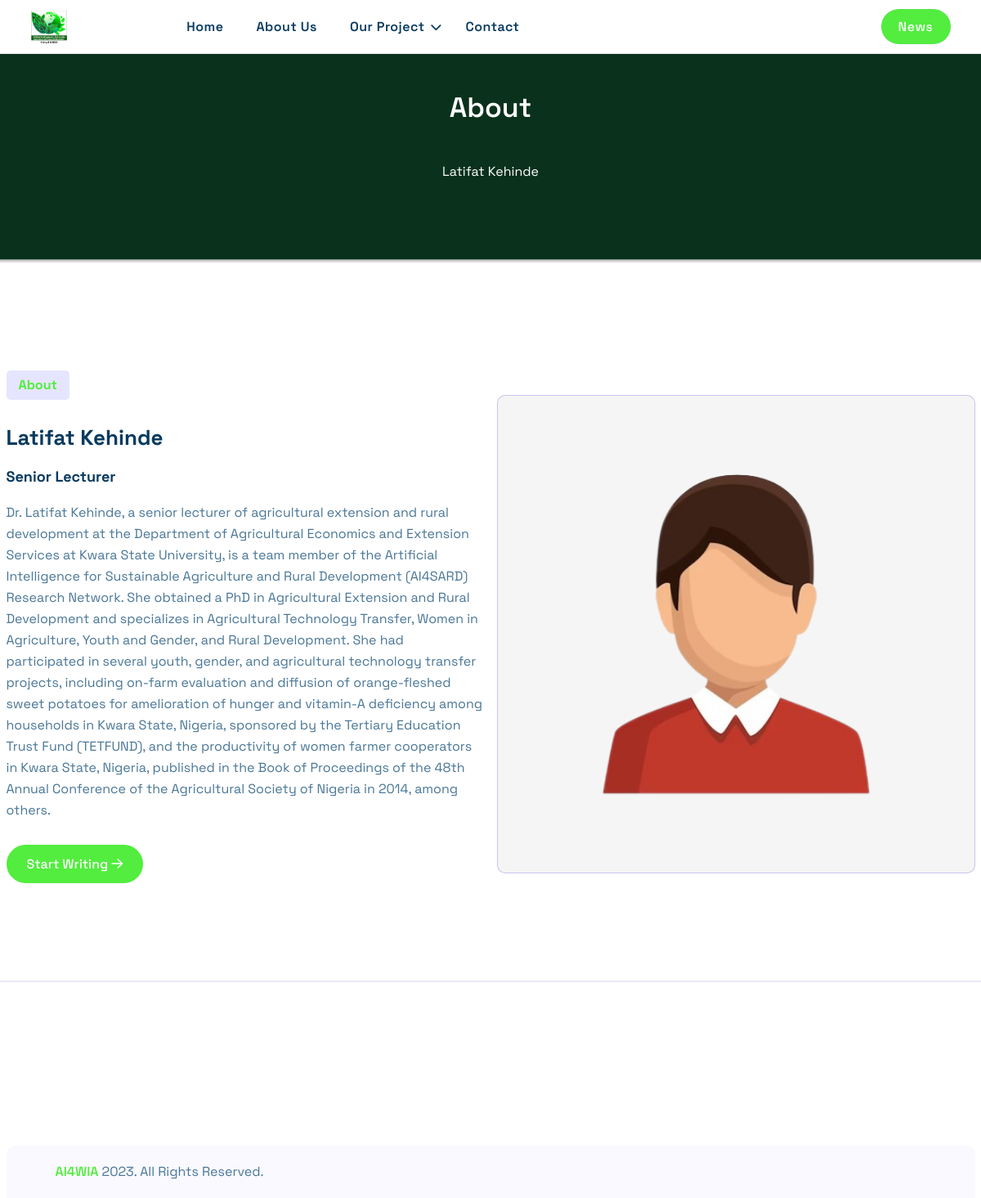
The page /team_details.php?id=2 on the database its author committed.
### tables this page shows
CREATE TABLE `teams` (
  `id` int NOT NULL,
  `name` varchar(200) DEFAULT NULL,
  `position` varchar(200) DEFAULT NULL,
  `bio` mediumtext,
  `image` varchar(1000) DEFAULT NULL,
  `ceated_at` timestamp NOT NULL DEFAULT CURRENT_TIMESTAMP,
  `updated_at` timestamp NOT NULL DEFAULT CURRENT_TIMESTAMP
);

### team_details.php (the view, shortened to what this page needs)
<?php
include 'config/database.php';
$id = $_GET['id'];
$teams = mysqli_query($connect, "SELECT * FROM teams WHERE id = '$id' ");
$team_row = mysqli_fetch_array($teams);
?>
<!DOCTYPE html>
<html lang="en">
<head>
    <link rel="stylesheet preload" href="assets/css/plugins/fontawesome-6.css" as="style">
    <link rel="stylesheet preload" href="assets/css/plugins/unicons.css" as="style">
    <link rel="stylesheet preload" href="assets/css/plugins/swiper.min.css" as="style">
    <link rel="stylesheet preload" href="assets/css/vendor/magnific-popup.css" as="style">
    <link rel="stylesheet preload" href="assets/css/vendor/metismenu.css" as="style">
    <link rel="stylesheet preload" href="assets/css/vendor/bootstrap.min.css" as="style">
    <link rel="stylesheet preload" href="assets/css/style.css" as="style">
</head>
<body class="inner-page">
    <?php
    include 'layout/menu.php';
    ?>
    <div class="rts-bread-crumb-area bg_image">
        <div class="container">
            <div class="row">
                <div class="col-lg-12">
                    <div class="breadcrumb-inne">
                        <div class="title-area">
                            <h1 class="bread-title">About</h1>
                            <div class="inner-wrapper">
                                <span> <?php echo $team_row['name']; ?> </span>
                            </div>
                        </div>
                    </div>
                </div>
            </div>
        </div>
    </div>
    <div class="use-case-details-area rts-section-gapTop">
        <div class="container section-seperatorBottom rts-section-gapBottom">
            <div class="row">
                <div class="col-lg-6">
                    <div class="title-left-area">
                        <span class="pre-title-bg">About</span>
                        <h4 class="title">
                        <?php echo $team_row['name']; ?>
                        </h4><h6><?php echo $team_row['position']; ?></h6>
                        <p class="disc">
                        <?php echo $team_row['bio']; ?>
                        </p>
                        <a href="#" class="rts-btn btn-primary">Start Writing <i class="fa-regular fa-arrow-right"></i></a>
                    </div>
                </div>
                <div class="col-lg-6 mt_md--50 mt_sm--50 ">
                    <div class="thumbnail-case-top mt-5">
                        <?php  if($team_row['image'] == null) {
                            echo '<img src="assets/images/team/placeholder.png" alt="team">';
                           }else{
                            $image = $team_row['image'];
                            echo '<img src="assets/images/team/'.$image.'" alt="team">';
                           } ?>
                    </div>
                </div>
            </div>
        </div>
    </div>
    <?php
    include 'layout/footer.php';
    ?>
</body>
</html>

### rows shown on the page
teams: name "Latifat Kehinde", position "Senior Lecturer", bio "Dr. Latifat Kehinde, a senior lecturer of agricultural extension and rural development at the Department of Agricultural Economics and Extension Services at Kwara State University, is a team member of the Artificial Intelligence for Sustainable Agriculture and Rural Development (AI4SARD) Research Network. She obtained a PhD in Agricultural Extension and Rural Development and specializes in Agricultural Technology Transfer, Women in Agriculture, Youth and Gender, and Rural Development. She had participated in several youth, gender, and agricultural technology transfer projects, including on-farm evaluation and diffusion of orange-fleshed sweet potatoes for amelioration of hunger and…"
